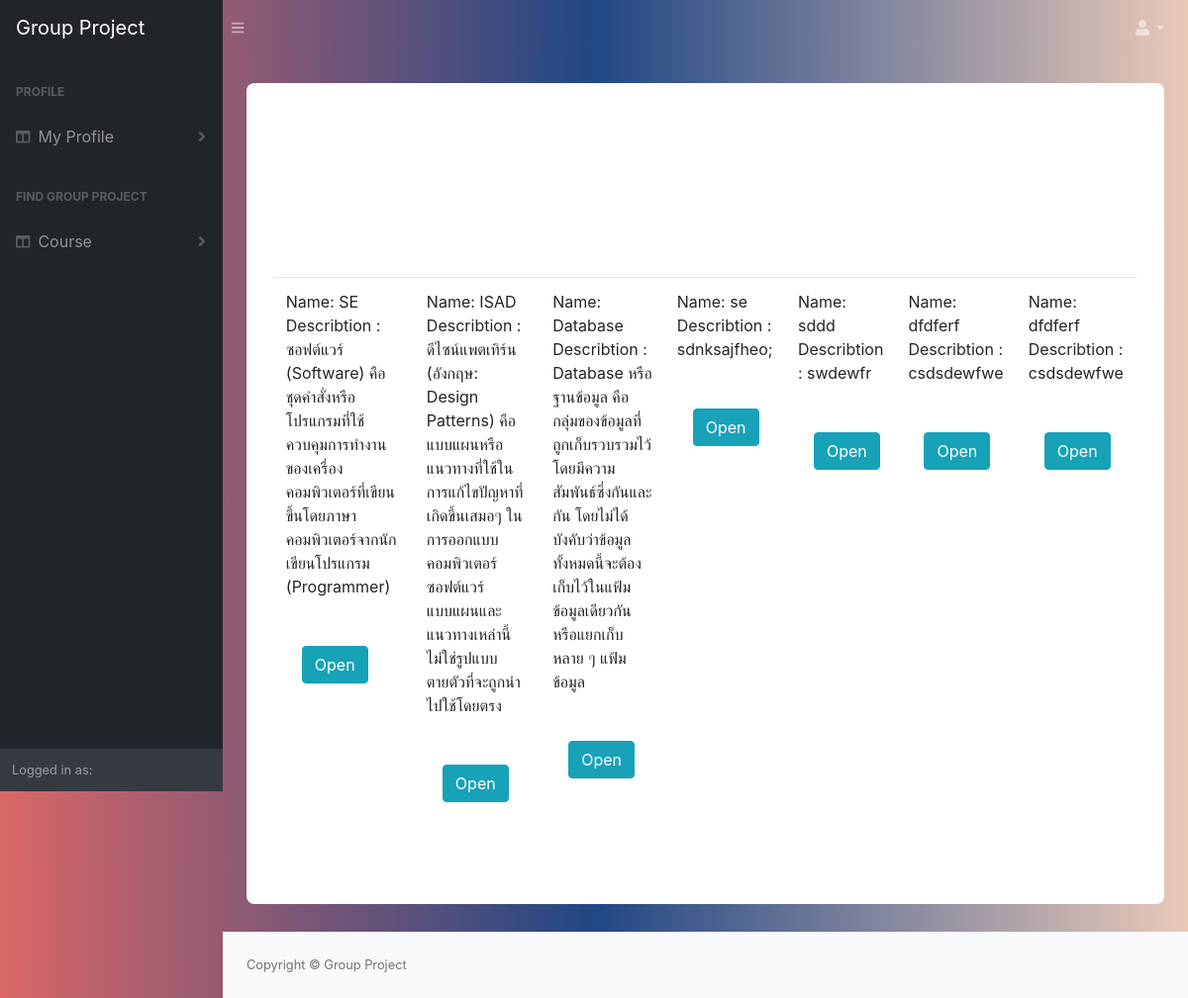
Screenshot of /course/ with the database file from the repository.
### manage_app/models.py (models this page shows)
class Course(models.Model):
   name = models.CharField(max_length=50)
   desc = models.TextField()
   student = models.ManyToManyField(Student, through='Student_Enroll')
   project = models.ManyToManyField(Project, through='Course_Assign')

### manage_app/views.py (the view)
# urls.py: path('course/',views.selectCouse, name='find_project_couse'),
def selectCouse(request):
    coursall = Course.objects.all()
    return render(request, 'manage_app/course.html',context={
        'coursall': coursall,}
    )

### manage_app/templates/manage_app/course.html (shortened to what this page needs)
{% extends 'base.html' %} {% block content %} {% load static %}
<div class="container emp-profile">
    <form class="form-inline" method="GET" action="{% url 'find_project_couse' %}">
        <div class="row">
            <div class="col-md">
                  <table class="table">
                <tbody>
                    {% for item in coursall %}
                    <td> Name: {{ item.name }}</br> Describtion : {{ item.desc }}</br></br></br>
                            <a type="submit" class="btn btn-info ml-3" href="{% url 'find_project_project' course_id=item.id %}">Open</a>
                    </td>
                    </br> {% endfor %}
                </tbody>
            </table>
    </form></br></br>
            </div>
        </div>
</div>
{% endblock %}

### manage_app/templates/manage_app/course.html (style rules this page uses)
body { background: -webkit-linear-gradient(left, #D96767, #214785, #EAC9B8); }
.emp-profile { padding: 3%; margin-top: 3%; margin-bottom: 3%; border-radius: 0.5rem; background: #fff; }

### rows the page displays
Course: name "SE", desc "ซอฟต์แวร์ (Software) คือ ชุดคำสั่งหรือโปรแกรมที่ใช้ควบคุมการทำงานของเครื่องคอมพิวเตอร์ที่เขียนขึ้นโดยภาษาคอมพิวเตอร์จากนักเขียนโปรแกรม (Programmer)"
Course: name "ISAD", desc "ดีไซน์แพตเทิร์น (อังกฤษ: Design Patterns) คือแบบแผนหรือแนวทางที่ใช้ในการแก้ไขปัญหาที่เกิดขึ้นเสมอๆ ในการออกแบบคอมพิวเตอร์ซอฟต์แวร์ แบบแผนและแนวทางเหล่านี้ไม่ใช่รูปแบบตายตัวที่จะถูกนำไปใช้โดยตรง"
Course: name "Database", desc "Database หรือ ฐานข้อมูล คือ กลุ่มของข้อมูลที่ถูกเก็บรวบรวมไว้ โดยมีความสัมพันธ์ซึ่งกันและกัน โดยไม่ได้บังคับว่าข้อมูลทั้งหมดนี้จะต้องเก็บไว้ในแฟ้มข้อมูลเดียวกันหรือแยกเก็บหลาย ๆ แฟ้มข้อมูล"
Course: name "se", desc "sdnksajfheo;"
Course: name "sddd", desc "swdewfr"
Course: name "dfdferf", desc "csdsdewfwe"
Course: name "dfdferf", desc "csdsdewfwe"
